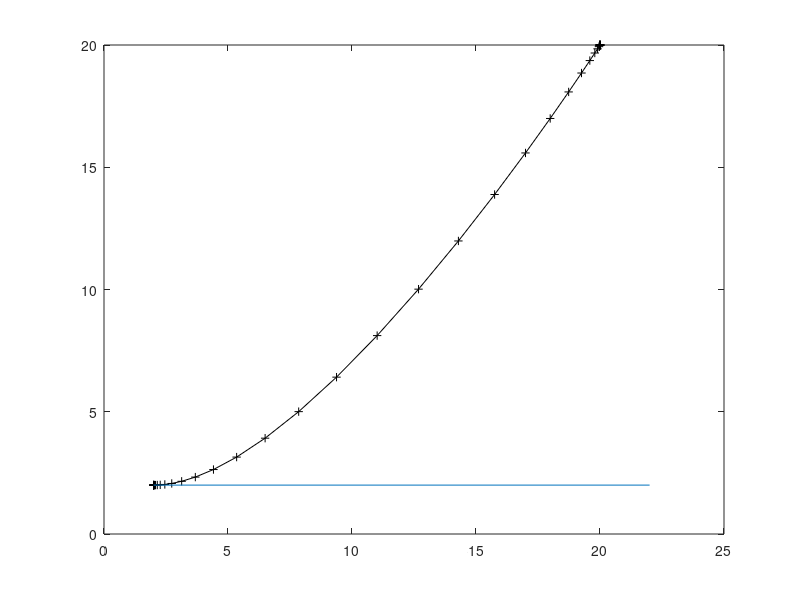

Source code (MATLAB):
p0 = [2, 2];
d0 = [20, 0];
p1 = [20, 20];
d1 = -[-1, -2]*0;

nStep = 50;
t = (0:nStep)/nStep;
nRep = length(t);

p0 = repmat(p0, nRep, 1);
p1 = repmat(p1, nRep, 1);
d0 = repmat(d0, nRep, 1);
d1 = repmat(d1, nRep, 1);

a = 4;
s = ((1 - cos(2 * pi * t)) * 1/2) .^ a;

t = cumsum(s)/sum(s);
t = repmat(t', 1, 2);

P = (d1 + d0 - 2*p1 + 2*p0) .* t.^3 + ...
    (3 * p1 - 2 * d0 - d1 - 3 * p0) .* t.^2 + ...
    d0 .* t + ...
    p0;



% subplot(1,3,1)
plot(P(:, 1), P(:, 2), 'k-+')
hold on
% subplot(1,3,2)
v0 = [p0; p0+d0];
plot(v0(:, 1), v0(:, 2))
% subplot(1,3,3)
v1 = [p1; p1+d1];
plot(v1(:, 1), v1(:, 2))


hold off